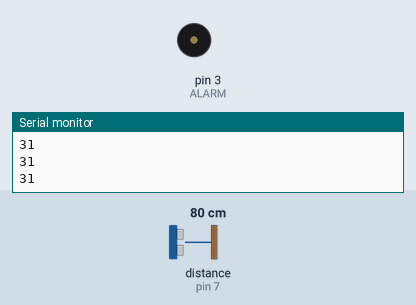
Recording of a sketch running on a simulated Arduino Uno, built with avr-gcc and run on an emulated ATmega328P. Shown: buzzer (waves = sounding), the last lines printed to the serial monitor. The inputs (shaded band) are chosen by the test bench; at power-on: distance to the obstacle (sensor on pin 7) 80 cm. The echo pulse lasts 58.3 µs per cm.

Above: at 1.2 s.
1.3 s: distance to the obstacle (sensor on pin 7) set to 54 cm
2.8 s: distance to the obstacle (sensor on pin 7) set to 47 cm
At 2.93 s:
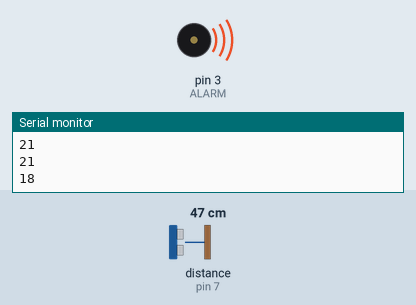
5.8 s: distance to the obstacle (sensor on pin 7) set to 4 cm
8.8 s: distance to the obstacle (sensor on pin 7) set to 2 cm
At 8.8 s:
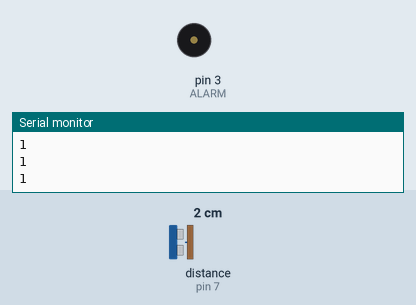
10.3 s: distance to the obstacle (sensor on pin 7) set to 9 cm
At 10.45 s:
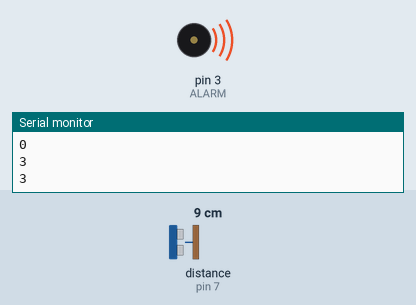
Timing chart, 0 to 14.3 s (numbered marks = the images above; inputs shaded):
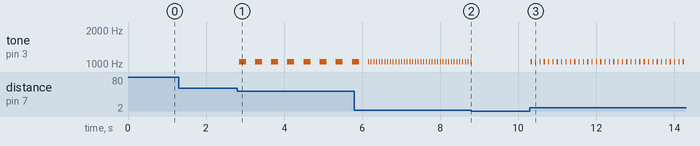

The sketch:

ultrasonic_sensor.ino
```cpp
// Back up sensor
// Adapted from
// http://www.makeuseof.com/tag/how-to-make-a-simple-arduino-alarm-system/#

#include <NewPing.h>
#include <NewTone.h>

#define TRIGGER_PIN  6  // Arduino pin tied to trigger pin on the ultrasonic sensor.
#define ECHO_PIN     7  // Arduino pin tied to echo pin on the ultrasonic sensor.
#define MAX_DISTANCE 100 // Maximum distance we want to ping for (in centimeters).

NewPing sonar(TRIGGER_PIN, ECHO_PIN, MAX_DISTANCE); // NewPing setup of pins and maximum distance.

#define ALARM 3
#define TONE_VAL  1047

void setup(){
  pinMode(ALARM, OUTPUT);
  Serial.begin(9600); // Open serial monitor at 9600 baud to see ping results.
}

void loop(){
  // Wait 50ms between pings (about 20 pings/sec). 29ms should be the shortest delay between pings.
  unsigned int uS = sonar.ping(); // Send ping, get ping time in microseconds (uS).
  unsigned int distance = uS / US_ROUNDTRIP_CM * 0.393701; // inches
  Serial.println(distance);

  if (distance < 20 && distance != 0) {
    int toneTime = distance * 10;
    NewTone(ALARM, TONE_VAL, toneTime);
    delay(toneTime * 2 + 50);
  } else {
    noNewTone();
    delay(50);
  }
}
```

Measured:
- the behaviour switches between 50 and 49 cm on distance to the obstacle (sensor on pin 7) (found by bisection; images 0 and 1)
- the behaviour switches between 3 and 2 cm on distance to the obstacle (sensor on pin 7) (found by bisection; images 1 and 2)
- after the input at 2.8 s, tone on pin 3 (ALARM): alternates 1047 Hz for 0.18 s and silent for 0.23 s, starting after 0.05 s
- after the input at 8.8 s, tone on pin 3 (ALARM): stops changing and stays silent
- after the input at 10.3 s, tone on pin 3 (ALARM): alternates 1047 Hz for 0.03 s and silent for 0.08 s, starting at once
